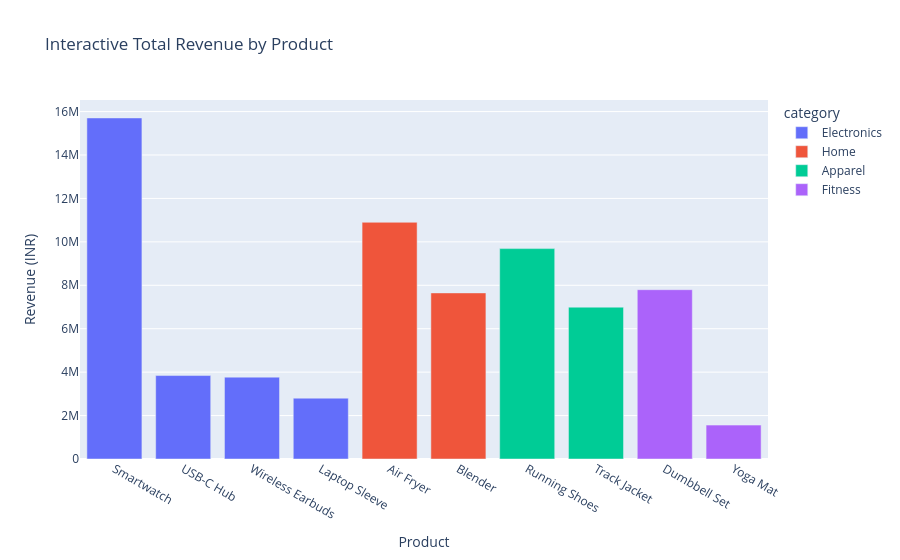

The notebook cell this image was saved under:
### Code cell
# --- 1b. INTERACTIVE chart ---
# Reuse the same grouped data for a hover-enabled Plotly chart.

interactive_revenue_chart = px.bar(
    revenue_by_product, x="product", y="revenue", color="category",
    hover_data={"category": True, "revenue": ":,.0f"},
    title="Interactive Total Revenue by Product"
)
interactive_revenue_chart.update_layout(xaxis_title="Product", yaxis_title="Revenue (INR)")
interactive_revenue_chart.show()

### Figure 1 — Plotly figure (JSON) as saved in the notebook; plotly's stock layout.template omitted (floating-point values rounded to 4 significant figures)
{"data": [{"customdata": [["Electronics"], ["Electronics"], ["Electronics"], ["Electronics"]], "hovertemplate": "category=%{customdata[0]}<br>product=%{x}<br>revenue=%{y:,.0f}<extra></extra>", "legendgroup": "Electronics", "marker": {"color": "#636efa", "pattern": {"shape": ""}}, "name": "Electronics", "orientation": "v", "showlegend": true, "textposition": "auto", "type": "bar", "x": ["Smartwatch", "USB-C Hub", "Wireless Earbuds", "Laptop Sleeve"], "xaxis": "x", "y": [15710000.0, 3842000.0, 3770000.0, 2801000.0], "yaxis": "y"}, {"customdata": [["Home"], ["Home"]], "hovertemplate": "category=%{customdata[0]}<br>product=%{x}<br>revenue=%{y:,.0f}<extra></extra>", "legendgroup": "Home", "marker": {"color": "#EF553B", "pattern": {"shape": ""}}, "name": "Home", "orientation": "v", "showlegend": true, "textposition": "auto", "type": "bar", "x": ["Air Fryer", "Blender"], "xaxis": "x", "y": [10900000.0, 7649000.0], "yaxis": "y"}, {"customdata": [["Apparel"], ["Apparel"]], "hovertemplate": "category=%{customdata[0]}<br>product=%{x}<br>revenue=%{y:,.0f}<extra></extra>", "legendgroup": "Apparel", "marker": {"color": "#00cc96", "pattern": {"shape": ""}}, "name": "Apparel", "orientation": "v", "showlegend": true, "textposition": "auto", "type": "bar", "x": ["Running Shoes", "Track Jacket"], "xaxis": "x", "y": [9689000.0, 6993000.0], "yaxis": "y"}, {"customdata": [["Fitness"], ["Fitness"]], "hovertemplate": "category=%{customdata[0]}<br>product=%{x}<br>revenue=%{y:,.0f}<extra></extra>", "legendgroup": "Fitness", "marker": {"color": "#ab63fa", "pattern": {"shape": ""}}, "name": "Fitness", "orientation": "v", "showlegend": true, "textposition": "auto", "type": "bar", "x": ["Dumbbell Set", "Yoga Mat"], "xaxis": "x", "y": [7797000.0, 1560000.0], "yaxis": "y"}], "layout": {"barmode": "relative", "legend": {"title": {"text": "category"}, "tracegroupgap": 0}, "title": {"text": "Interactive Total Revenue by Product"}, "xaxis": {"anchor": "y", "domain": [0, 1], "title": {"text": "Product"}}, "yaxis": {"anchor": "x", "domain": [0, 1], "title": {"text": "Revenue (INR)"}}}}
